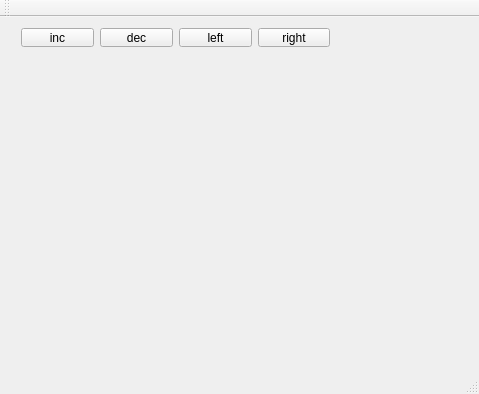
<?xml version="1.0" encoding="UTF-8"?>
<ui version="4.0">
 <class>MainWindow</class>
 <widget class="QMainWindow" name="MainWindow">
  <property name="geometry">
   <rect>
    <x>0</x>
    <y>0</y>
    <width>479</width>
    <height>394</height>
   </rect>
  </property>
  <property name="windowTitle">
   <string>MainWindow</string>
  </property>
  <widget class="QWidget" name="centralWidget">
   <widget class="QWidget" name="widget" native="true">
    <property name="geometry">
     <rect>
      <x>10</x>
      <y>0</y>
      <width>331</width>
      <height>41</height>
     </rect>
    </property>
    <layout class="QHBoxLayout" name="horizontalLayout">
     <item>
      <widget class="QPushButton" name="pushButton_inc">
       <property name="text">
        <string>inc</string>
       </property>
      </widget>
     </item>
     <item>
      <widget class="QPushButton" name="pushButton_dec">
       <property name="text">
        <string>dec</string>
       </property>
      </widget>
     </item>
     <item>
      <widget class="QPushButton" name="pushButton_left">
       <property name="text">
        <string>left</string>
       </property>
      </widget>
     </item>
     <item>
      <widget class="QPushButton" name="pushButton_right">
       <property name="text">
        <string>right</string>
       </property>
      </widget>
     </item>
    </layout>
   </widget>
   <widget class="Rectangle" name="widget_canvas" native="true">
    <property name="geometry">
     <rect>
      <x>30</x>
      <y>50</y>
      <width>81</width>
      <height>61</height>
     </rect>
    </property>
   </widget>
  </widget>
  <widget class="QMenuBar" name="menuBar">
   <property name="geometry">
    <rect>
     <x>0</x>
     <y>0</y>
     <width>479</width>
     <height>20</height>
    </rect>
   </property>
  </widget>
  <widget class="QToolBar" name="mainToolBar">
   <attribute name="toolBarArea">
    <enum>TopToolBarArea</enum>
   </attribute>
   <attribute name="toolBarBreak">
    <bool>false</bool>
   </attribute>
  </widget>
  <widget class="QStatusBar" name="statusBar"/>
 </widget>
 <layoutdefault spacing="6" margin="11"/>
 <customwidgets>
  <customwidget>
   <class>Rectangle</class>
   <extends>QWidget</extends>
   <header>rectangle.h</header>
   <container>1</container>
  </customwidget>
 </customwidgets>
 <resources/>
 <connections/>
</ui>
